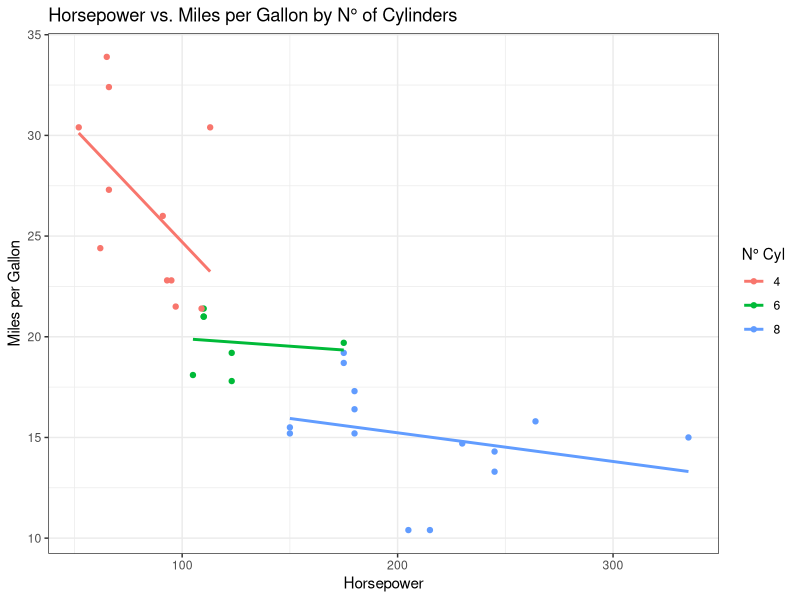

Recreate this plot in R.
# Exercise 8 – Scatter Plot with Smoothing Line
# Using the mtcars dataset:
# Tasks:
# 1. Create a scatter plot of hp (horsepower) vs mpg.
# 2. Color points by cyl.
# 3. Add a regression (smoothing) line using geom_smooth().
# 4. Remove the confidence interval shading.
# 5. Add title and labels.

library(tidyverse)

View(mtcars)
str(mtcars)

mtcars %>%
  mutate(cyl=as.factor(cyl))%>%
  ggplot(aes(hp, mpg, color=cyl))+
  geom_point()+
  geom_smooth(method = "lm", se = FALSE)+
  labs(title="Horsepower vs. Miles per Gallon by N° of Cylinders",
       x="Horsepower",
       y="Miles per Gallon",
       color = "N° Cyl")+
  theme_bw()

# To have only one regression line
#geom_smooth(aes(group = 1), method = "lm", se = FALSE, color = "black")
